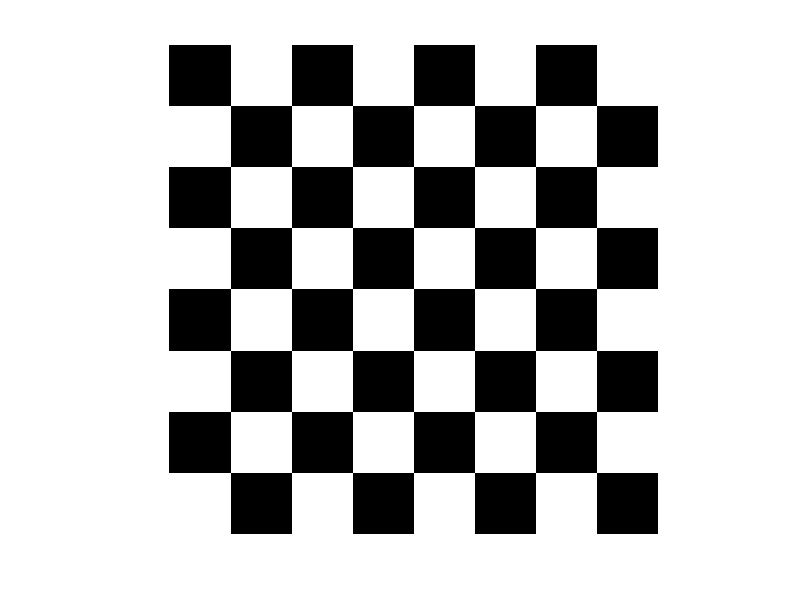

The MATLAB script that drew this image:
%BEGIN>>>>>>>>>>>>>>>>>>>>>>>>>>>>>>>>>>>>>>>>>>>>>>>>>>>>>>>>>>
function image_103

NRows = 800;
NList = NRows^2;
I = double(checkerboard(NRows/8)>0.5);
size(I)
imshow(I)


PointXYZ = zeros(NList,3);
PointVal = zeros(NList,1);

z=0.0;
n=1;
m=0;
for i=1:NRows
   for j=1:NRows
       PointXYZ(n,1)=double(i);
       PointXYZ(n,2)=double(j);
       PointXYZ(n,3)=double(z);
       value=double(I(i,j));
       PointVal(n)=value;
       if value > 0.5
           m=m+1;
       end
       n=n+1;
   end
end   

PointList = zeros(m,3);

for i=1:m
   PointList(i,:)=PointXYZ(i,:);
end   

return
%END<<<<<<<<<<<<<<<<<<<<<<<<<<<<<<<<<<<<<<<<<<<<<<<<<<<<<<<<<<<<

